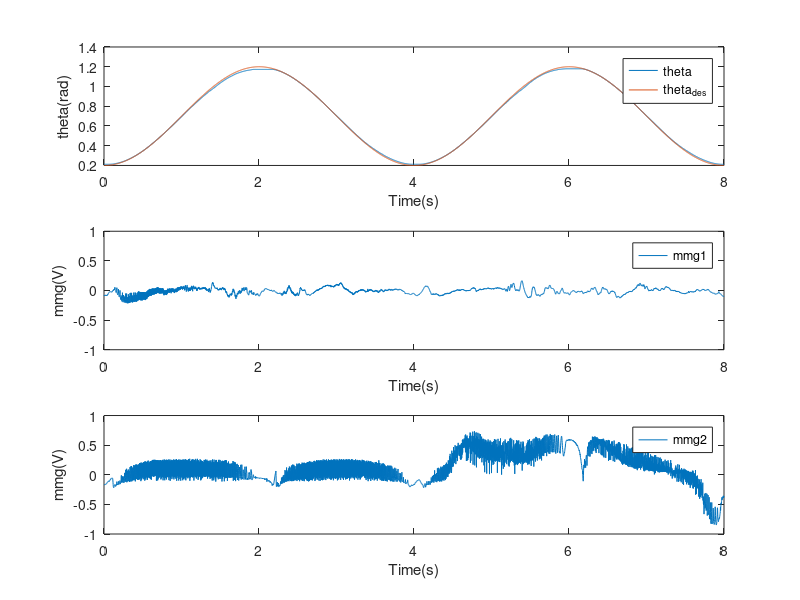

This chart was generated by the following MATLAB code:
clear
clc
load('fig_mmg.mat')

figure(1)
clf

subplot(3,1,1)
plot(tvec(1:4000,:),xvec(4001:8000,1));
hold on
plot(tvec(1:4000,:),xdesvec(4001:8000,1));
legend theta theta_{des}
xlabel('Time(s)')
ylabel('theta(rad)')

subplot(3,1,2)
plot(tvec(1:4000,:),ai(8001:2:16000,1));
xlabel('Time(s)')
ylabel('mmg(V)')
ylim([-1 1])
legend mmg1

subplot(3,1,3)
plot(tvec(1:4000,:),ai(8001:2:16000,2));
xlabel('Time(s)')
ylabel('mmg(V)')
ylim([-1 1])
legend mmg2

saveas(gcf,'./fig_mmg.epsc')